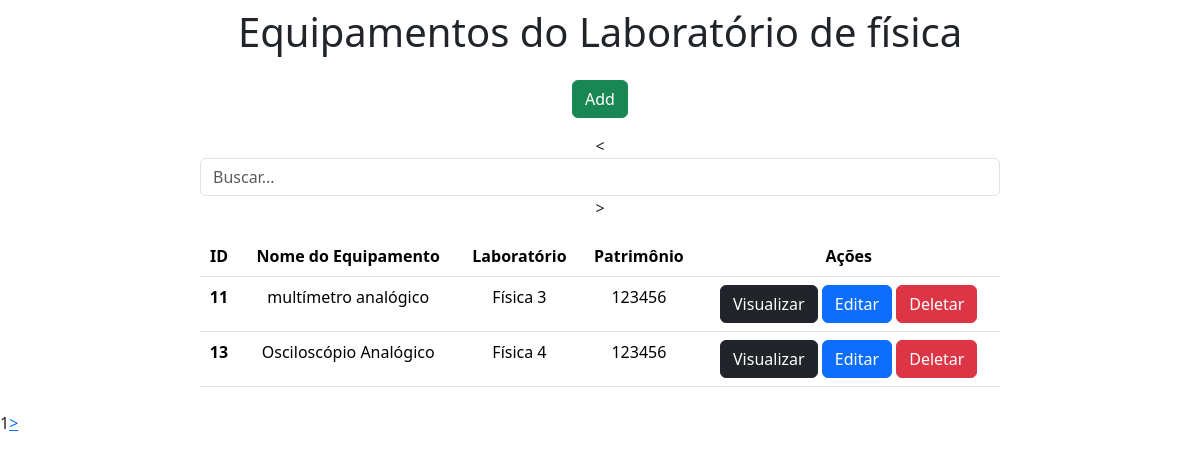
The page / on the database its author committed.
### crud_app/models.py (models this page shows)
class Equipament(models.Model):
    equipament_name = models.CharField(max_length=250)
    lab_name = models.CharField(max_length=250)
    patrimony = models.IntegerField()

### crud_app/views.py (the view)
# urls.py: 2. Add a URL to urlpatterns:  path('', views.home, name='home')
def home(request):
    data = {}
    search = request.GET.get('search')
    if search:
        data['db'] = Equipament.objects.get(equipament_name__icontains=search)
        return render(request, "search.html", data)
    else:
        all_equipaments = Equipament.objects.all()
        paginator = Paginator(all_equipaments, 2)
        pages = request.GET.get('page')
        data['db'] = paginator.get_page(pages)
        return render(request, "index.html", data)

### crud_app/templates/index.html (shortened to what this page needs)
<!doctype html>
<html lang="pt-br">
  <head>
    <link href="https://cdn.jsdelivr.net/npm/bootstrap@5.3.2/dist/css/bootstrap.min.css" rel="stylesheet">
  </head>
  <body>
    <div class="col-8 m-auto pt-2 pb-2 text-center">
        <h1>Equipamentos do Laboratório de física</h1>
    </div>
    <div class="col-8 m-auto pt-2 pb-2 text-center">
        <a href="/form" class="btn btn-success">Add</a>
    </div>
    <div class="col-8 m-auto pt-2 pb-2 text-center">
<      <form method="get">
          <input type="text" id="search" name="search" class="form-control" placeholder="Buscar...">
      </form>
>   </div>
    <div class="col-8 m-auto pt-2 pb-2 text-center">
        <table class="table">
            <thead class="thead-dark">
              <tr>
                <th scope="col">ID</th>
                <th scope="col">Nome do Equipamento</th>
                <th scope="col">Laboratório</th>
                <th scope="col">Patrimônio</th>
                <th scope="col">Ações</th>
              </tr>
            </thead>
            <tbody>
              {% for dbs in db %}
              <tr>
                <th>{{dbs.id}}</th>
                <td>{{dbs.equipament_name}}</td>
                <td>{{dbs.lab_name}}</td>
                <td>{{dbs.patrimony}}</td>
                <td>
                    <a href="/view/{{dbs.id}}" class="btn btn-dark">Visualizar</a>
                    <a href="/edit/{{dbs.id}}" class="btn btn-primary">Editar</a>
                    <a href="/delete/{{dbs.id}}" class="btn btn-danger btnDel">Deletar</a>
                </td>
              </tr>
              {% endfor %}
            </tbody>
        </table>
    </div>
    <div class="pagination">
          {{ db.number }}
          {% if db.has_next %}
              <a href="?page={{ db.next_page_number }}"> > </a>
          {% endif %}
    </div>
    {% load static %}
  </body>
</html>

### rows shown on the page
Equipament: id "11", equipament_name "multímetro analógico", lab_name "Física 3", patrimony "123456"
Equipament: id "13", equipament_name "Osciloscópio Analógico", lab_name "Física 4", patrimony "123456"

### other values the page prints
{{ db.number }} "1"
